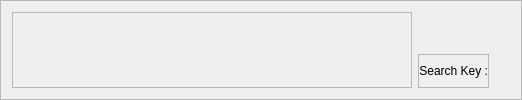
                      <widget class="QFrame" name="stock_buttom">
                       <property name="minimumSize">
                        <size>
                         <width>0</width>
                         <height>100</height>
                        </size>
                       </property>
                       <property name="styleSheet">
                        <string notr="true"/>
                       </property>
                       <property name="frameShape">
                        <enum>QFrame::StyledPanel</enum>
                       </property>
                       <property name="frameShadow">
                        <enum>QFrame::Raised</enum>
                       </property>
                       <layout class="QHBoxLayout" name="horizontalLayout_8">
                        <item>
                         <widget class="QFrame" name="frame_42">
                          <property name="minimumSize">
                           <size>
                            <width>400</width>
                            <height>0</height>
                           </size>
                          </property>
                          <property name="maximumSize">
                           <size>
                            <width>400</width>
                            <height>16777215</height>
                           </size>
                          </property>
                          <property name="frameShape">
                           <enum>QFrame::StyledPanel</enum>
                          </property>
                          <property name="frameShadow">
                           <enum>QFrame::Raised</enum>
                          </property>
                         </widget>
                        </item>
                        <item>
                         <widget class="QFrame" name="frame_41">
                          <property name="styleSheet">
                           <string notr="true"/>
                          </property>
                          <property name="frameShape">
                           <enum>QFrame::NoFrame</enum>
                          </property>
                          <property name="frameShadow">
                           <enum>QFrame::Raised</enum>
                          </property>
                          <layout class="QGridLayout" name="gridLayout_5">
                           <property name="leftMargin">
                            <number>0</number>
                           </property>
                           <property name="topMargin">
                            <number>0</number>
                           </property>
                           <property name="rightMargin">
                            <number>0</number>
                           </property>
                           <property name="bottomMargin">
                            <number>0</number>
                           </property>
                           <property name="spacing">
                            <number>7</number>
                           </property>
                           <item row="0" column="2">
                            <widget class="QFrame" name="frame_45">
                             <property name="styleSheet">
                              <string notr="true"/>
                             </property>
                             <property name="frameShape">
                              <enum>QFrame::NoFrame</enum>
                             </property>
                             <property name="frameShadow">
                              <enum>QFrame::Raised</enum>
                             </property>
                             <layout class="QVBoxLayout" name="stock_update_layout">
                              <property name="spacing">
                               <number>0</number>
                              </property>
                              <property name="leftMargin">
                               <number>0</number>
                              </property>
                              <property name="topMargin">
                               <number>0</number>
                              </property>
                              <property name="rightMargin">
                               <number>0</number>
                              </property>
                              <property name="bottomMargin">
                               <number>0</number>
                              </property>
                             </layout>
                            </widget>
                           </item>
                           <item row="0" column="3">
                            <widget class="QFrame" name="frame_46">
                             <property name="styleSheet">
                              <string notr="true"/>
                             </property>
                             <property name="frameShape">
                              <enum>QFrame::NoFrame</enum>
                             </property>
                             <property name="frameShadow">
                              <enum>QFrame::Raised</enum>
                             </property>
                             <layout class="QVBoxLayout" name="stock_delete_layout">
                              <property name="spacing">
                               <number>0</number>
                              </property>
                              <property name="leftMargin">
                               <number>0</number>
                              </property>
                              <property name="topMargin">
                               <number>0</number>
                              </property>
                              <property name="rightMargin">
                               <number>0</number>
                              </property>
                              <property name="bottomMargin">
                               <number>0</number>
                              </property>
                             </layout>
                            </widget>
                           </item>
                           <item row="0" column="1">
                            <widget class="QFrame" name="frame_44">
                             <property name="styleSheet">
                              <string notr="true"/>
                             </property>
                             <property name="frameShape">
                              <enum>QFrame::NoFrame</enum>
                             </property>
                             <property name="frameShadow">
                              <enum>QFrame::Raised</enum>
                             </property>
                             <layout class="QVBoxLayout" name="stock_clear_layout">
                              <property name="spacing">
                               <number>0</number>
                              </property>
                              <property name="leftMargin">
                               <number>0</number>
                              </property>
                              <property name="topMargin">
                               <number>0</number>
                              </property>
                              <property name="rightMargin">
                               <number>0</number>
                              </property>
                              <property name="bottomMargin">
                               <number>0</number>
                              </property>
                             </layout>
                            </widget>
                           </item>
                           <item row="0" column="0">
                            <widget class="QFrame" name="frame_43">
                             <property name="styleSheet">
                              <string notr="true"/>
                             </property>
                             <property name="frameShape">
                              <enum>QFrame::NoFrame</enum>
                             </property>
                             <property name="frameShadow">
                              <enum>QFrame::Raised</enum>
                             </property>
                             <layout class="QVBoxLayout" name="stock_save_layout">
                              <property name="spacing">
                               <number>0</number>
                              </property>
                              <property name="leftMargin">
                               <number>0</number>
                              </property>
                              <property name="topMargin">
                               <number>0</number>
                              </property>
                              <property name="rightMargin">
                               <number>0</number>
                              </property>
                              <property name="bottomMargin">
                               <number>0</number>
                              </property>
                             </layout>
                            </widget>
                           </item>
                           <item row="1" column="0">
                            <widget class="QFrame" name="frame_47">
                             <property name="styleSheet">
                              <string notr="true"/>
                             </property>
                             <property name="frameShape">
                              <enum>QFrame::StyledPanel</enum>
                             </property>
                             <property name="frameShadow">
                              <enum>QFrame::Raised</enum>
                             </property>
                             <layout class="QVBoxLayout" name="verticalLayout_25">
                              <property name="spacing">
                               <number>0</number>
                              </property>
                              <property name="leftMargin">
                               <number>0</number>
                              </property>
                              <property name="topMargin">
                               <number>0</number>
                              </property>
                              <property name="rightMargin">
                               <number>0</number>
                              </property>
                              <property name="bottomMargin">
                               <number>0</number>
                              </property>
                              <item>
                               <widget class="QLabel" name="label_39">
                                <property name="text">
                                 <string>Search Key :</string>
                                </property>
                                <property name="alignment">
                                 <set>Qt::AlignRight|Qt::AlignTrailing|Qt::AlignVCenter</set>
                                </property>
                               </widget>
                              </item>
                             </layout>
                            </widget>
                           </item>
                           <item row="1" column="1">
                            <widget class="QFrame" name="frame_48">
                             <property name="styleSheet">
                              <string notr="true"/>
                             </property>
                             <property name="frameShape">
                              <enum>QFrame::NoFrame</enum>
                             </property>
                             <property name="frameShadow">
                              <enum>QFrame::Raised</enum>
                             </property>
                             <layout class="QVBoxLayout" name="stock_search_key_layout">
                              <property name="spacing">
                               <number>0</number>
                              </property>
                              <property name="leftMargin">
                               <number>0</number>
                              </property>
                              <property name="topMargin">
                               <number>0</number>
                              </property>
                              <property name="rightMargin">
                               <number>0</number>
                              </property>
                              <property name="bottomMargin">
                               <number>0</number>
                              </property>
                             </layout>
                            </widget>
                           </item>
                           <item row="1" column="2" colspan="2">
                            <widget class="QFrame" name="frame_49">
                             <property name="styleSheet">
                              <string notr="true"/>
                             </property>
                             <property name="frameShape">
                              <enum>QFrame::NoFrame</enum>
                             </property>
                             <property name="frameShadow">
                              <enum>QFrame::Raised</enum>
                             </property>
                             <layout class="QVBoxLayout" name="stock_search_layout">
                              <property name="spacing">
                               <number>0</number>
                              </property>
                              <property name="leftMargin">
                               <number>0</number>
                              </property>
                              <property name="topMargin">
                               <number>0</number>
                              </property>
                              <property name="rightMargin">
                               <number>0</number>
                              </property>
                              <property name="bottomMargin">
                               <number>0</number>
                              </property>
                             </layout>
                            </widget>
                           </item>
                          </layout>
                         </widget>
                        </item>
                       </layout>
                      </widget>
